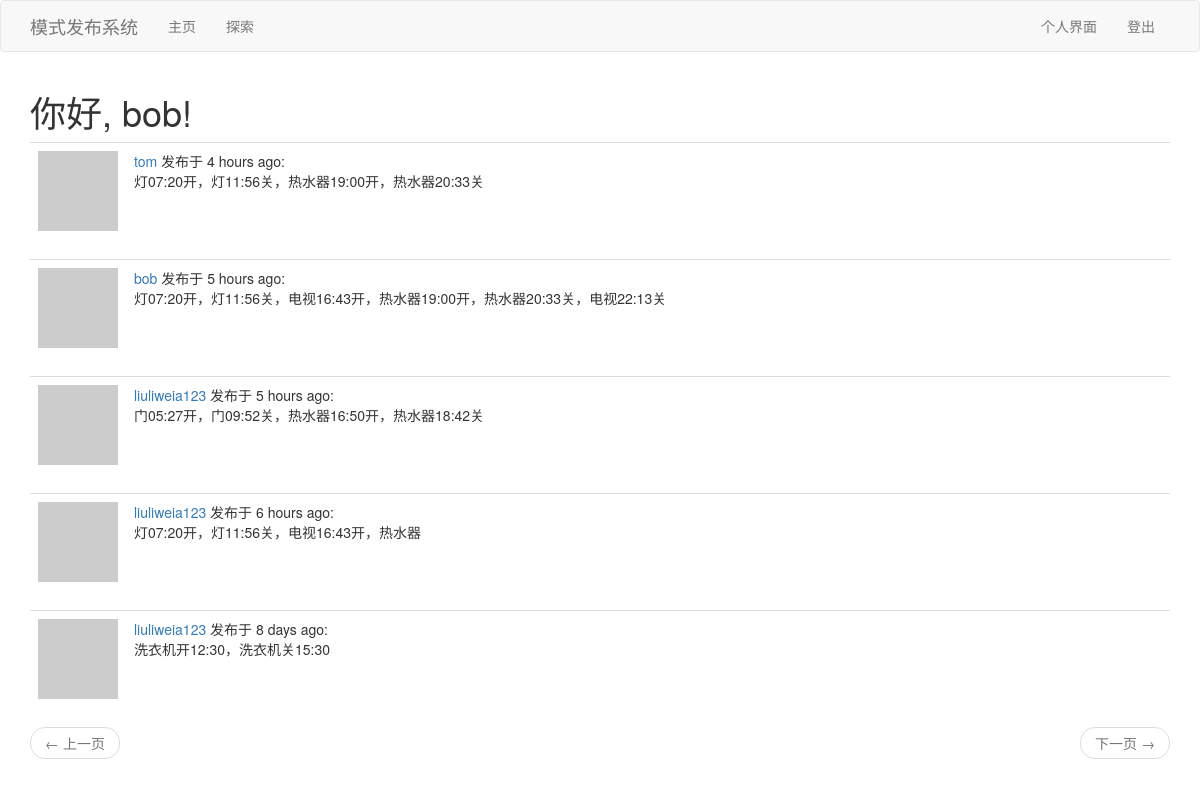
The page /explore (signed in) on the database its author committed.
### app/models.py (models this page shows, shortened)
class User(UserMixin, db.Model):
    id = db.Column(db.Integer, primary_key=True)
    username = db.Column(db.String(64), index=True, unique=True)
    email = db.Column(db.String(120), index=True, unique=True)
    password_hash = db.Column(db.String(128))
    posts = db.relationship('Post', backref='author', lazy='dynamic')
    about_me = db.Column(db.String(140))
    last_seen = db.Column(db.DateTime, default=datetime.utcnow)
    followed = db.relationship(
        'User', secondary=followers,
        primaryjoin=(followers.c.follower_id == id),
        secondaryjoin=(followers.c.followed_id == id),
        backref=db.backref('followers', lazy='dynamic'), lazy='dynamic')
    def avatar(self, size):
        digest = md5(self.email.lower().encode('utf-8')).hexdigest()
        return 'https://www.gravatar.com/avatar/{}?d=identicon&s={}'.format(
            digest, size)

class Post(db.Model):
    id = db.Column(db.Integer, primary_key=True)
    body = db.Column(db.String(140))
    timestamp = db.Column(db.DateTime, index=True, default=datetime.utcnow)
    user_id = db.Column(db.Integer, db.ForeignKey('user.id'))
    language = db.Column(db.String(5))

### app/routes.py (the view)
@app.route('/explore')
@login_required
def explore():
    page = request.args.get('page', 1, type=int)
    posts = Post.query.order_by(Post.timestamp.desc()).paginate(
        page, app.config['POSTS_PER_PAGE'], False)
    next_url = url_for('explore', page=posts.next_num) \
        if posts.has_next else None
    prev_url = url_for('explore', page=posts.prev_num) \
        if posts.has_prev else None
    return render_template("index.html", title='Explore', posts=posts.items,
                          next_url=next_url, prev_url=prev_url)

### app/models.py (called while the page is built)
@login.user_loader
def load_user(id):
    return User.query.get(int(id))

### app/routes.py (called while the page is built)
@app.before_request
def before_request():
    if current_user.is_authenticated:
        current_user.last_seen = datetime.utcnow()
        db.session.commit()

### app/templates/index.html (shortened to what this page needs)
{% extends "base.html" %}
{% import 'bootstrap/wtf.html' as wtf %}
{% block app_content %}
    <h1>你好, {{ current_user.username }}!</h1>
    {% for post in posts %}
        {% include '_post.html' %}
    {% endfor %}
    <nav aria-label="...">
        <ul class="pager">
            <li class="previous{% if not prev_url %} disabled{% endif %}">
                <a href="{{ prev_url or '#' }}">
                    <span aria-hidden="true">&larr;</span> 上一页
                </a>
            </li>
            <li class="next{% if not next_url %} disabled{% endif %}">
                <a href="{{ next_url or '#' }}">
                    下一页 <span aria-hidden="true">&rarr;</span>
                </a>
            </li>
        </ul>
    </nav>
{% endblock %}

### app/templates/_post.html
    <table class="table table-hover">
        <tr>
            <td width="70px">
                <a href="{{ url_for('user', username=post.author.username) }}">
                    <img src="{{ post.author.avatar(70) }}" />
                </a>
            </td>
            <td>
                <a href="{{ url_for('user', username=post.author.username) }}">
                    {{ post.author.username }}
                </a>
                发布于 {{ moment(post.timestamp).fromNow() }}:
                <br>
                {{ post.body }}
            </td>
        </tr>
    </table>

### rows shown on the page
User: username "bob"
Post: author.username "tom", timestamp "4 hours ago", body "灯07:20开，灯11:56关，热水器19:00开，热水器20:33关"
Post: author.username "bob", timestamp "5 hours ago", body "灯07:20开，灯11:56关，电视16:43开，热水器19:00开，热水器20:33关，电视22:13关"
Post: author.username "liuliweia123", timestamp "5 hours ago", body "门05:27开，门09:52关，热水器16:50开，热水器18:42关"
Post: author.username "liuliweia123", timestamp "6 hours ago", body "灯07:20开，灯11:56关，电视16:43开，热水器"
Post: author.username "liuliweia123", timestamp "8 days ago", body "洗衣机开12:30，洗衣机关15:30"
